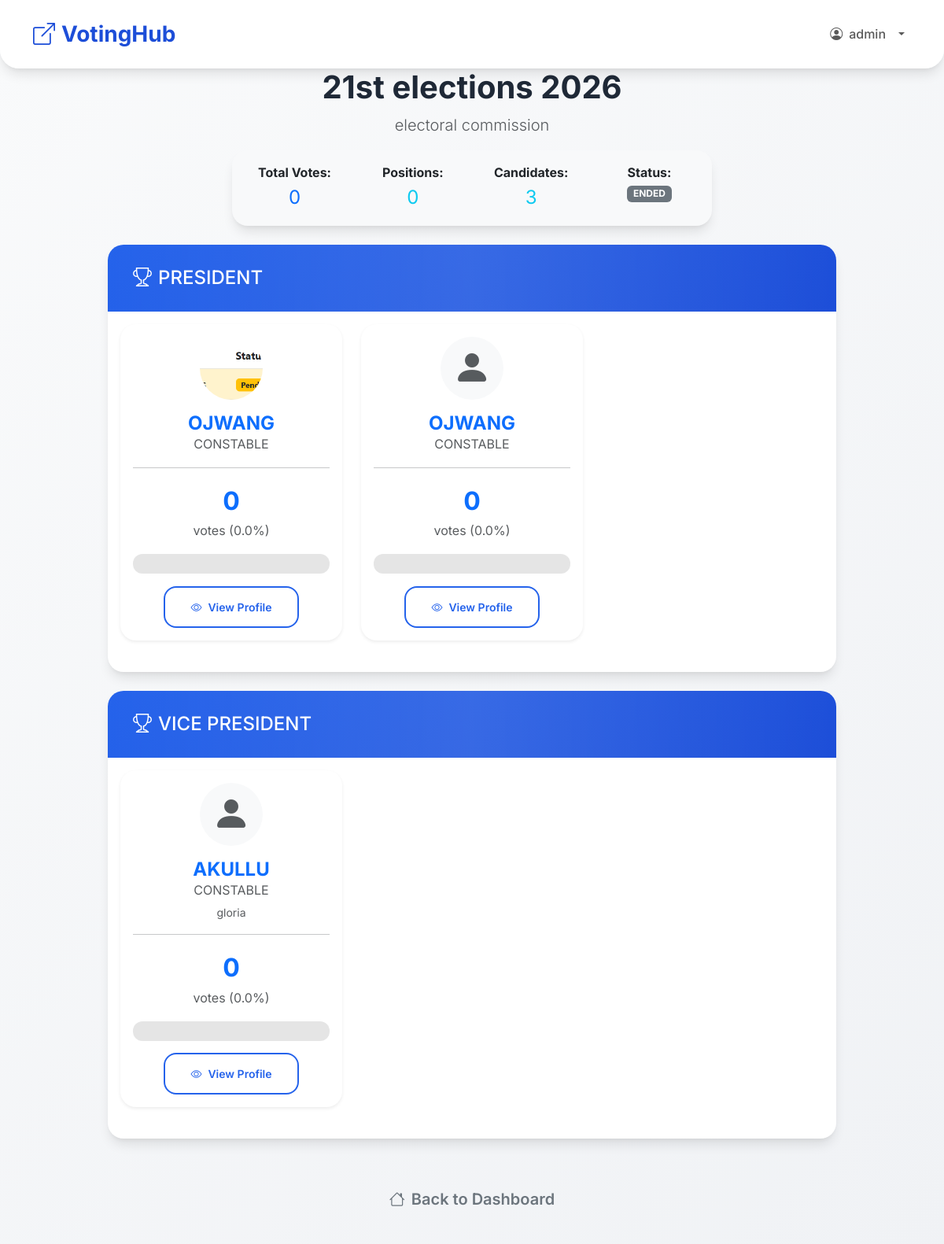
Before: /polls/elections/2/results/ (signed in) with the older database file.
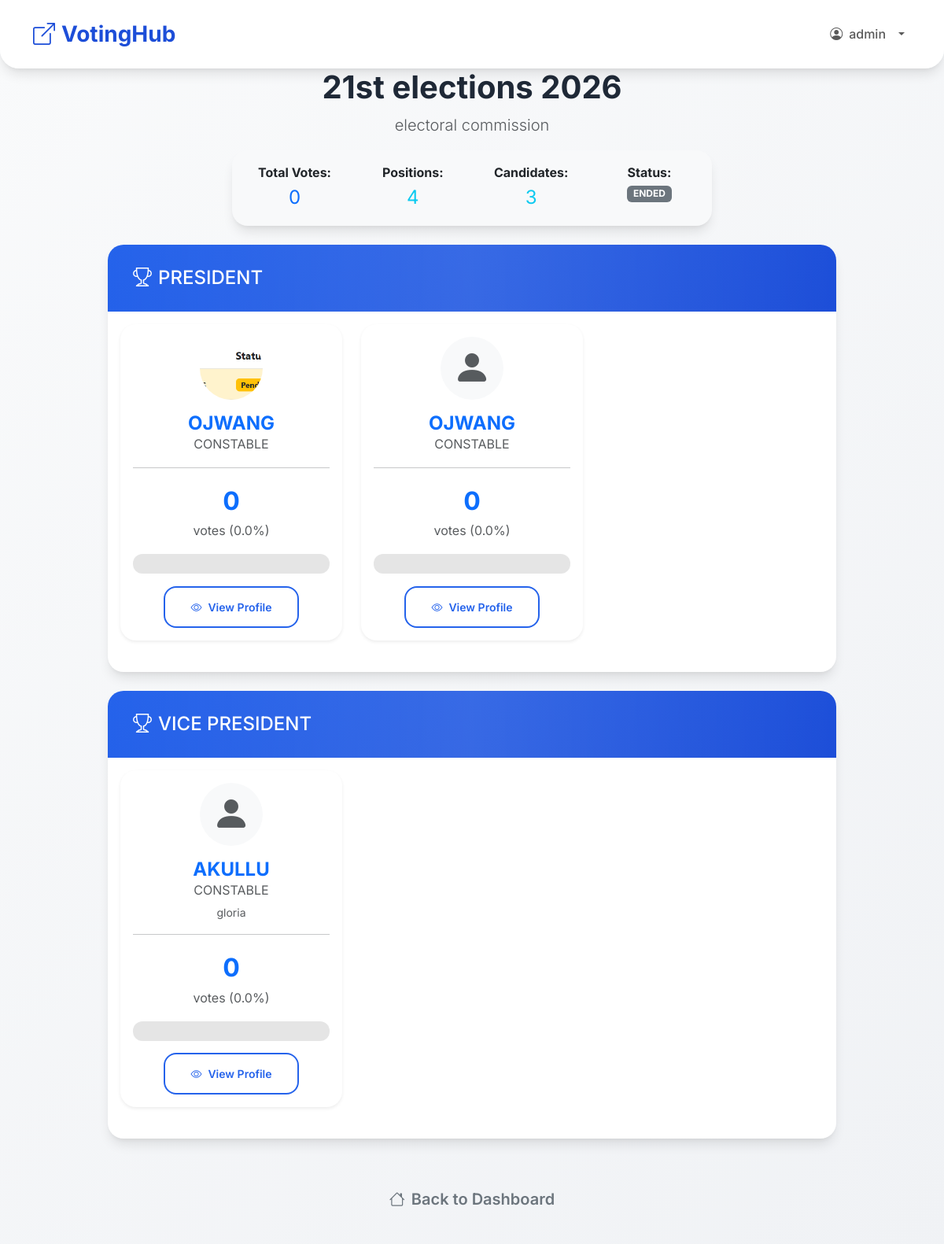
After: the same page with the newer database file.
### polls/models.py (models this page shows, shortened)
class Election(models.Model):
    title = models.CharField(max_length=200)
    description = models.TextField(blank=True)
    positions = models.ManyToManyField(Position, through='ElectionPosition', related_name='elections')
    start_time = models.DateTimeField()
    end_time = models.DateTimeField()
    eligible_ranks = models.CharField(max_length=500, blank=True, help_text="Comma-separated ranks")
    eligible_stations = models.CharField(max_length=500, blank=True, help_text="Comma-separated stations")
    created_by = models.ForeignKey(PoliceUser, on_delete=models.CASCADE, related_name='created_elections')
    logo = models.ImageField(upload_to='election_logos/', blank=True, null=True)
    @property
    def status(self):
        now = timezone.now()
        if now < self.start_time:
            return 'UPCOMING'
        elif now > self.end_time:
            return 'ENDED'
        else:
            return 'ACTIVE'
    class Meta:
        ordering = ['-start_time']

### polls/views.py (the view)
# urls.py: path('elections/<int:election_id>/results/', views.results, name='results'),
@login_required
def results(request, election_id):
    election = get_object_or_404(Election.objects.prefetch_related('positions'), pk=election_id)
    candidates = election.candidates.select_related('position').annotate(vote_count=Count('vote'))
    results_by_position = {}
    position_totals = {}
    for candidate in candidates:
        pos = candidate.position
        if pos not in results_by_position:
            results_by_position[pos] = []
            position_totals[pos] = 0
        results_by_position[pos].append({
            'candidate': candidate,
            'votes': candidate.vote_count,
        })
        position_totals[pos] += candidate.vote_count
    for pos, results_list in results_by_position.items():
        total = position_totals[pos]
        for item in results_list:
            item['percentage'] = round((item['votes'] / total * 100), 1) if total > 0 else 0.0
        results_list.sort(key=lambda x: x['votes'], reverse=True)
    sorted_positions = sorted(results_by_position.keys(), key=lambda p: p.id)
    results_by_position_ordered = {pos: results_by_position[pos] for pos in sorted_positions}
    total_votes = sum(position_totals.values())
    user_votes = Vote.objects.filter(voter=request.user, election=election).select_related('position', 'candidate')
    has_voted = user_votes.exists()
    voted_position_ids = set(vote.position_id for vote in user_votes)
    election_position_ids = set(pos.id for pos in election.positions.all())
    all_positions_voted = voted_position_ids == election_position_ids
    context = {
        'election': election,
        'results_by_position': results_by_position_ordered,
        'position_totals': position_totals,
        'total_votes': total_votes,
        'has_voted': has_voted,
        'user_votes': user_votes,
        'all_positions_voted': all_positions_voted,
    }
    return render(request, 'polls/results.html', context)

### templates/polls/results.html (shortened to what the changed rows need)
{% extends 'base.html' %}
{% load static %}
{% load poll_extras %}
{% block content %}
<div class="row justify-content-center">
    <div class="col-lg-10">
        <div class="text-center mb-4">
            <h1 class="display-6 fw-bold">{{ election.title }}</h1>
            <p class="lead text-muted">{{ election.description }}</p>
            <div class="row justify-content-center">
                <div class="col-md-8">
                    <div class="card bg-light">
                        <div class="card-body py-3">
                            <div class="row text-center">
                                <div class="col-3">
                                    <strong>Positions:</strong><br>
                                    <span class="text-info fs-4">{{ election.positions.count }}</span>
                                </div>
                                <div class="col-3">
                                    <strong>Candidates:</strong><br>
                                    <span class="text-info fs-4">{{ election.candidates.count }}</span>
                                </div>
                                <div class="col-3">
                                    <strong>Status:</strong><br>
                                    <span class="badge bg-{% if election.status == 'ACTIVE' %}success{% elif election.status == 'UPCOMING' %}warning{% else %}secondary{% endif %}">
                                        {{ election.status }}
                                    </span>
                                </div>
                            </div>
                        </div>
                    </div>
                </div>
            </div>
        </div>
    </div>
</div>
{% endblock %}

Changed rows visible on the page:
changed Election "electoral commission": positions.count "0" → "4"
